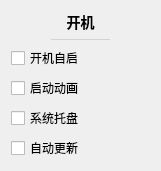
           <widget class="QWidget" name="startupSettingsCard" native="true">
            <property name="geometry">
             <rect>
              <x>10</x>
              <y>820</y>
              <width>161</width>
              <height>141</height>
             </rect>
            </property>
            <property name="styleSheet">
             <string notr="true">#startupSettingsCard
{
	background: #f7f7ff;
	border: none;
	border-radius: 5px;
}</string>
            </property>
            <layout class="QVBoxLayout" name="verticalLayout_45">
             <item>
              <widget class="QLabel" name="label_32">
               <property name="sizePolicy">
                <sizepolicy hsizetype="Preferred" vsizetype="Fixed">
                 <horstretch>0</horstretch>
                 <verstretch>0</verstretch>
                </sizepolicy>
               </property>
               <property name="styleSheet">
                <string notr="true">font-size: 14px;
font-weight: 500;</string>
               </property>
               <property name="text">
                <string>开机</string>
               </property>
               <property name="alignment">
                <set>Qt::AlignCenter</set>
               </property>
              </widget>
             </item>
             <item>
              <widget class="QWidget" name="widget_27" native="true">
               <property name="minimumSize">
                <size>
                 <width>0</width>
                 <height>1</height>
                </size>
               </property>
               <property name="maximumSize">
                <size>
                 <width>16777215</width>
                 <height>1</height>
                </size>
               </property>
               <property name="styleSheet">
                <string notr="true">background: lightgray;
margin: 40px;</string>
               </property>
              </widget>
             </item>
             <item>
              <widget class="QCheckBox" name="startOnRebootCheck">
               <property name="cursor">
                <cursorShape>PointingHandCursor</cursorShape>
               </property>
               <property name="toolTip">
                <string>&lt;html&gt;&lt;head/&gt;&lt;body&gt;&lt;p&gt;开机时自动启动神奇弹幕&lt;/p&gt;&lt;p&gt;针对部分系统，可能无效&lt;/p&gt;&lt;/body&gt;&lt;/html&gt;</string>
               </property>
               <property name="text">
                <string>开机自启</string>
               </property>
              </widget>
             </item>
             <item>
              <widget class="QCheckBox" name="startupAnimationCheck">
               <property name="cursor">
                <cursorShape>PointingHandCursor</cursorShape>
               </property>
               <property name="toolTip">
                <string>&lt;html&gt;&lt;head/&gt;&lt;body&gt;&lt;p&gt;启动程序时显示一个流流流流畅流畅畅畅畅的动画&lt;/p&gt;&lt;/body&gt;&lt;/html&gt;</string>
               </property>
               <property name="text">
                <string>启动动画</string>
               </property>
              </widget>
             </item>
             <item>
              <widget class="QCheckBox" name="enableTrayCheck">
               <property name="cursor">
                <cursorShape>PointingHandCursor</cursorShape>
               </property>
               <property name="toolTip">
                <string>关闭窗口后不退出程序</string>
               </property>
               <property name="text">
                <string>系统托盘</string>
               </property>
              </widget>
             </item>
             <item>
              <widget class="QCheckBox" name="autoUpdateCheck">
               <property name="cursor">
                <cursorShape>PointingHandCursor</cursorShape>
               </property>
               <property name="toolTip">
                <string>关闭窗口后不退出程序</string>
               </property>
               <property name="text">
                <string>自动更新</string>
               </property>
              </widget>
             </item>
            </layout>
           </widget>
